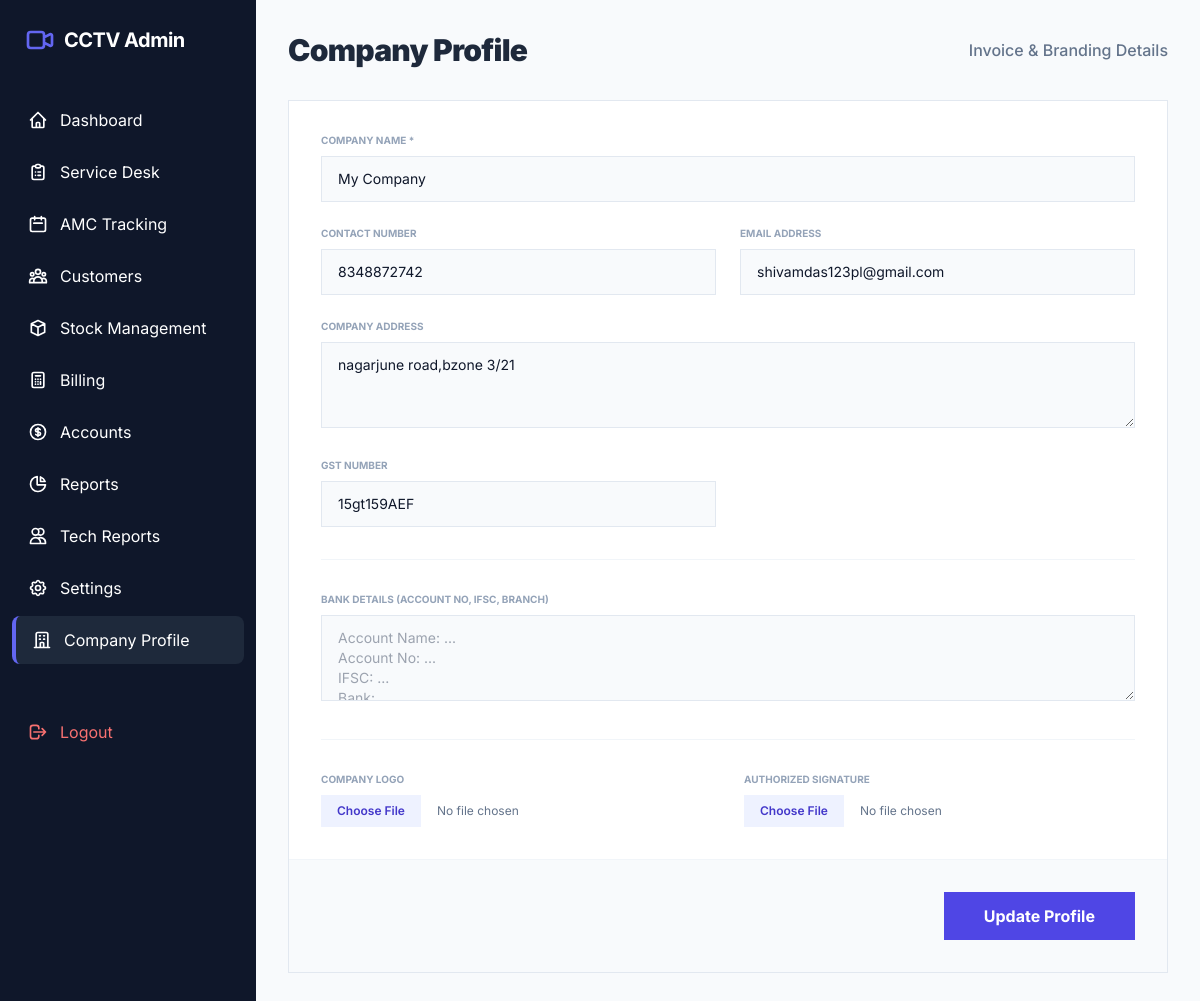
The page /admin/company_profile.php (signed in) on the database its author committed.
### tables this page shows
CREATE TABLE `company_profile` (
  `id` int(11) NOT NULL,
  `company_name` varchar(255) NOT NULL,
  `address` text DEFAULT NULL,
  `contact_number` varchar(50) DEFAULT NULL,
  `email` varchar(100) DEFAULT NULL,
  `gst_number` varchar(50) DEFAULT NULL,
  `bank_details` text DEFAULT NULL,
  `logo` varchar(255) DEFAULT NULL,
  `signature` varchar(255) DEFAULT NULL,
  `created_at` timestamp NOT NULL DEFAULT current_timestamp(),
  `updated_at` timestamp NOT NULL DEFAULT current_timestamp() ON UPDATE current_timestamp()
);

### admin/company_profile.php (the view, shortened to what this page needs)
<?php
require_once '../includes/db_connect.php';
$profile = $pdo->query("SELECT * FROM company_profile LIMIT 1")->fetch();
require_once '../includes/header.php';
?>
<div class="max-w-4xl mx-auto space-y-8">
    <div class="flex items-center justify-between">
        <h1 class="text-3xl font-black text-slate-800 tracking-tight">Company Profile</h1>
        <p class="text-slate-500 font-medium">Invoice & Branding Details</p>
    </div>
    <form method="POST" enctype="multipart/form-data" class="bg-white border border-slate-200 rounded-none shadow-none overflow-hidden">
        <div class="p-8 space-y-8">
            <div class="grid grid-cols-1 md:grid-cols-2 gap-6">
                <div class="md:col-span-2">
                    <label class="block text-[10px] font-bold text-slate-400 uppercase mb-2">Company Name *</label>
                    <input type="text" name="company_name" value="<?php echo htmlspecialchars($profile['company_name'] ?? ''); ?>" required class="w-full bg-slate-50 border border-slate-200 rounded-none px-4 py-3 text-sm focus:ring-2 focus:ring-indigo-500 outline-none">
                </div>
                <div>
                    <label class="block text-[10px] font-bold text-slate-400 uppercase mb-2">Contact Number</label>
                    <input type="text" name="contact_number" value="<?php echo htmlspecialchars($profile['contact_number'] ?? ''); ?>" class="w-full bg-slate-50 border border-slate-200 rounded-none px-4 py-3 text-sm">
                </div>
                <div>
                    <label class="block text-[10px] font-bold text-slate-400 uppercase mb-2">Email Address</label>
                    <input type="email" name="email" value="<?php echo htmlspecialchars($profile['email'] ?? ''); ?>" class="w-full bg-slate-50 border border-slate-200 rounded-none px-4 py-3 text-sm">
                </div>
                <div class="md:col-span-2">
                    <label class="block text-[10px] font-bold text-slate-400 uppercase mb-2">Company Address</label>
                    <textarea name="address" rows="3" class="w-full bg-slate-50 border border-slate-200 rounded-none px-4 py-3 text-sm"><?php echo htmlspecialchars($profile['address'] ?? ''); ?></textarea>
                </div>
                <div>
                    <label class="block text-[10px] font-bold text-slate-400 uppercase mb-2">GST Number</label>
                    <input type="text" name="gst_number" value="<?php echo htmlspecialchars($profile['gst_number'] ?? ''); ?>" class="w-full bg-slate-50 border border-slate-200 rounded-none px-4 py-3 text-sm">
                </div>
            </div>
            <hr class="border-slate-100">
            <div>
                <label class="block text-[10px] font-bold text-slate-400 uppercase mb-2">Bank Details (Account No, IFSC, Branch)</label>
                <textarea name="bank_details" rows="3" placeholder="Account Name: ...&#10;Account No: ...&#10;IFSC: ...&#10;Bank: ..." class="w-full bg-slate-50 border border-slate-200 rounded-none px-4 py-3 text-sm"><?php echo htmlspecialchars($profile['bank_details'] ?? ''); ?></textarea>
            </div>
            <hr class="border-slate-100">
            <div class="grid grid-cols-1 md:grid-cols-2 gap-8">
                <div>
                    <label class="block text-[10px] font-bold text-slate-400 uppercase mb-2">Company Logo</label>
                    <div class="flex items-center gap-4">
                        <input type="file" name="logo" class="text-xs text-slate-500 file:mr-4 file:py-2 file:px-4 file:rounded-none file:border-0 file:text-xs file:font-semibold file:bg-indigo-50 file:text-indigo-700 hover:file:bg-indigo-100">
                    </div>
                </div>
                <div>
                    <label class="block text-[10px] font-bold text-slate-400 uppercase mb-2">Authorized Signature</label>
                    <div class="flex items-center gap-4">
                        <input type="file" name="signature" class="text-xs text-slate-500 file:mr-4 file:py-2 file:px-4 file:rounded-none file:border-0 file:text-xs file:font-semibold file:bg-indigo-50 file:text-indigo-700 hover:file:bg-indigo-100">
                    </div>
                </div>
            </div>
        </div>
        <div class="p-8 bg-slate-50 border-t border-slate-100 flex justify-end">
            <button type="submit" class="bg-indigo-600 text-white px-10 py-3 rounded-none font-bold hover:bg-indigo-700 transition">Update Profile</button>
        </div>
    </form>
</div>
<?php require_once '../includes/footer.php'; ?>

### includes/header.php (style rules this page uses)
body { font-family: 'Inter', sans-serif; }

### rows shown on the page
company_profile: company_name "My Company", contact_number "8348872742", email "shivamdas123pl@gmail.com", address "nagarjune road,bzone 3/21", gst_number "15gt159AEF"
